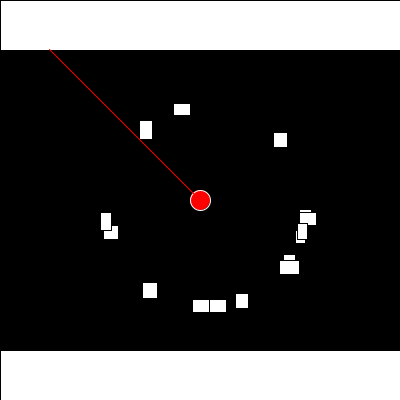
Frame 1 (no input)
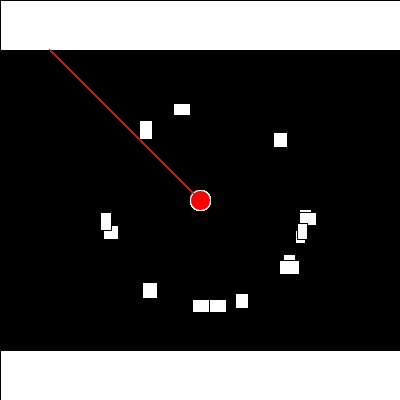
Frame 60 (the mouse pressed at the canvas centre just before this capture)
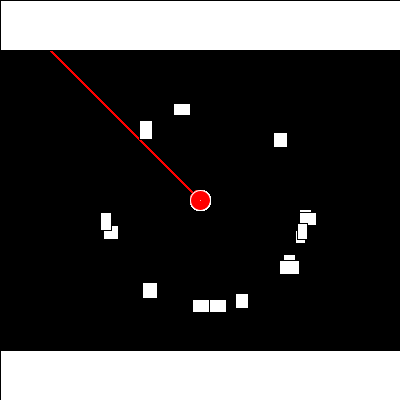
Frame 120 (the mouse held since frame 60 and released just before this capture)

The Processing sketch that drew these frames (run headless with seeded random() and noise(); from frame 60 on, the mouse is pressed at the canvas centre):

// Processing sketch: raytracing
// ── raytracing.pde
class Ray {
  float a, len;
  boolean collides = false;
  float cx, cy;
  Ray(float a, float len) {
    this.a = a;
    this.len = len;
  }

  void draw(float x, float y) {
    PVector p = PVector.fromAngle(a);

    p.mult(len);
    p.add(x, y);


    if (collides) {
      stroke(255, 0, 0);
      if (cx > -1 && cy > -1) {
        p.x = cx;
        p.y = cy;
      }
    } else {
      stroke(255);
    }
    line(x, y, p.x, p.y);
  }

  boolean trace(float x, float y) {
    boolean r = false;

    PVector line = PVector.fromAngle(a);
    PVector copy = line.copy();

    for (float i = 0; i < len; i += 1) {
      copy.add(line.x, line.y);
      float xx = copy.x + x;
      float yy = copy.y + y;
      cx = cy = -1;

      for (Obstacle o : blocks) {
        if (xx >= o.pos.x && xx <= o.pos.x + o.dim.x && yy >= o.pos.y && yy <= o.pos.y + o.dim.y) {
          cx =xx;
          cy = yy;
          r = true;
          break;
        }
      }
      if (r) break;
    }
    collides = r;
    return r;
  }
}

class M {

  PVector pos, dim;
  float angle;

  Ray eyeline;

  M(float x, float y) {
    pos = new PVector(x, y);
    eyeline = new Ray(0, 50);
  }

  void draw() {
    stroke(255);
    fill(255, 0, 0);
    ellipse(pos.x, pos.y, 20, 20);
    eyeline.draw(pos.x, pos.y);
  }

  void update() {
    PVector mv = new PVector(mouseX, mouseY);
    PVector me_to_mouse = PVector.sub(mv, pos);
    PVector me_to_edge = PVector.sub( new PVector(width, height / 2), pos);
    angle = angle(me_to_edge, me_to_mouse );
    eyeline.a = angle;
    eyeline.len = me_to_mouse.mag();
    eyeline.trace(pos.x, pos.y);
  }
}

float angle(PVector v1, PVector v2) {
  float a = atan2(v2.y, v2.x) - atan2(v1.y, v1.x);
  if (a < 0) a += TWO_PI;
  return a;
}



class Obstacle {
  PVector pos, dim;

  Obstacle (float x, float y, float w, float h) {
    pos = new PVector(x, y);
    dim = new PVector(w, h);
  }

  void draw() {
    stroke(0);
    fill(255);
    rect(pos.x, pos.y, dim.x, dim.y);
  }
}

ArrayList<Obstacle> blocks = new ArrayList<Obstacle>();
M m;
void setup() {
  size(400, 400);

  m = new M(width / 2, height /  2);
  blocks.add(new Obstacle(0, 0, width, 50));
  blocks.add(new Obstacle(0, height-50, width, 50));

  for (int i = 0; i < 15; i += 1) {
    float a = random(0, TWO_PI);
    
    float x = (width / 2) + (width / 4) * cos(a);
    float y = (width / 2) + (width / 4) * sin(a);
    float w = random(10, 20);
    float h = random(10, 20);
    blocks.add( new Obstacle(x, y, w, h));
  }
  background(0);
}

void draw() {
 // background(0);

  for (Obstacle o : blocks) {
    o.draw();
  }
  m.update();
  m.draw();
  fill(0);
  /*
  text(m.angle, 10, 10);
  text(m.eyeline.len, 10, 30);
  text(m.eyeline.cx + ","+ m.eyeline.cy, 10, 50);
  */
}
